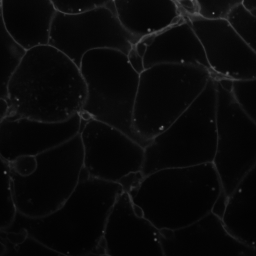
#> input picture data/membranes_2d.tif, 256 x 256 px
$ jupyter execute --allow-errors divide_by_gaussian.ipynb
#> lines starting #> are read from the running program, lines starting #| are printed output that depends on the picture
# Division par Gaussienne

Lors du traitement d'images avec coloration des membranes, il arrive parfois que l'intensité des membranes ne soit pas homogène et change localement. Cette variation d'intensité peut nuire aux algorithmes de segmentation cellulaire. Dans ces cas, il peut être judicieux d'homogénéiser l'intensité en divisant l'image par une version floutée gaussienne d'elle-même.

[cell 1]
import pyclesperanto_prototype as cle
from skimage.io import imread, imshow
from skimage.filters import gaussian

Dans cette image, vous pouvez voir que l'intensité des membranes diminue de haut en bas.

[cell 2]
image = imread('../../data/membranes_2d.tif')
#> image is the input picture: shape (256, 256) uint16; min 547, max 32145, mean 2726
cle.asarray(image)
#> (this line was passed over: pyclesperanto_prototype is not available in this run)

Ce gradient d'intensité peut être supprimé en divisant l'image par son arrière-plan, une version floutée gaussienne d'elle-même.

#> (a cell that did not finish here is left out)

## Comment ça fonctionne
Pour démontrer comment cela fonctionne, nous allons effectuer la même opération en deux étapes en utilisant scikit-image et numpy.

[cell 4]
background = gaussian(image, sigma=10)
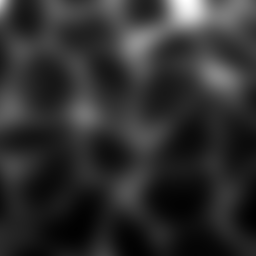
#> background: shape (256, 256) float64; min 0.0142, max 0.162, mean 0.0415; drawn with min black and max white
imshow(background, cmap="Greys_r")

[cell 5]
result = image / background
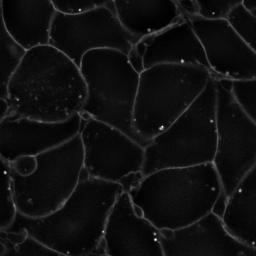
#> result: shape (256, 256) float64; min 21040.8, max 643081.4, mean 62752.6; drawn with min black and max white
imshow(result, cmap="Greys_r")

$ run again, with data/BPAE_actin.tif copied over data/membranes_2d.tif
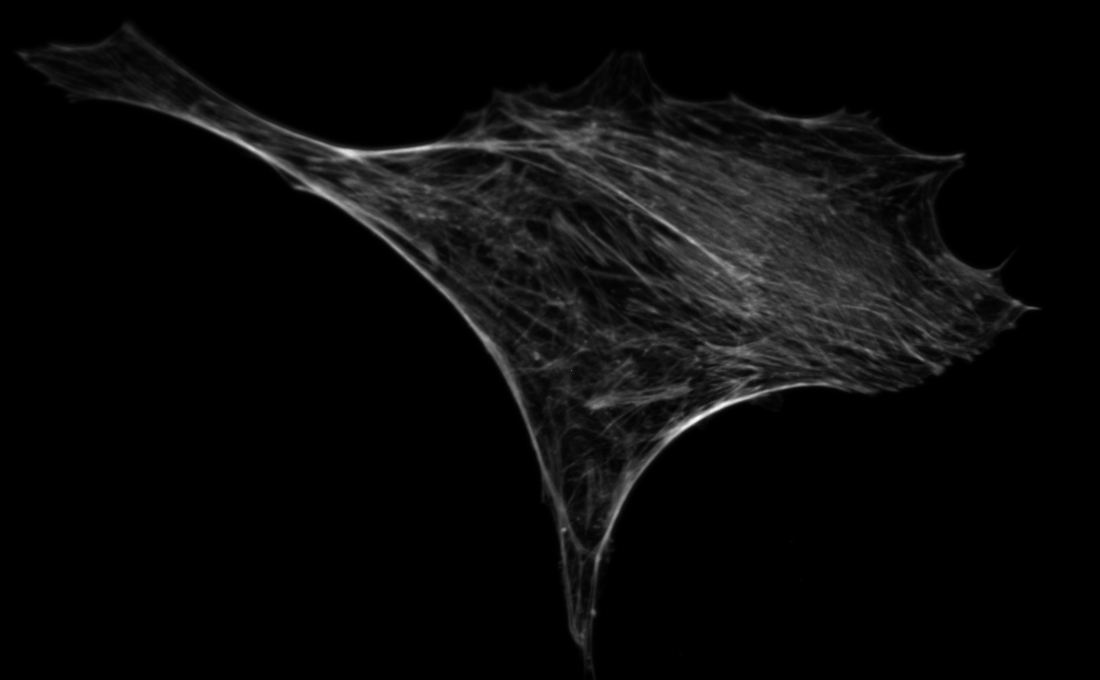
#> input picture data/BPAE_actin.tif, 1100 x 680 px
#> image is the input picture: shape (680, 1100) float32; min 137, max 43479, mean 1928
#> `background = gaussian(image, sigma=10)`:
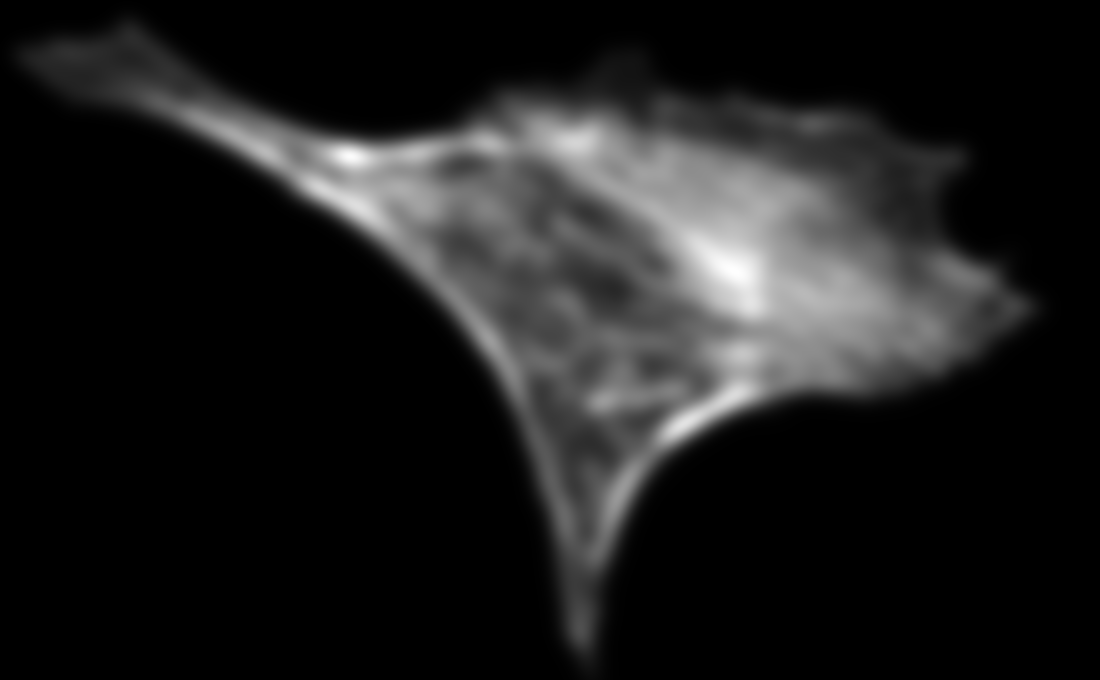
#> background: shape (680, 1100) float32; min 187.7, max 14852.6, mean 1928; drawn with min black and max white
#> `result = image / background`:
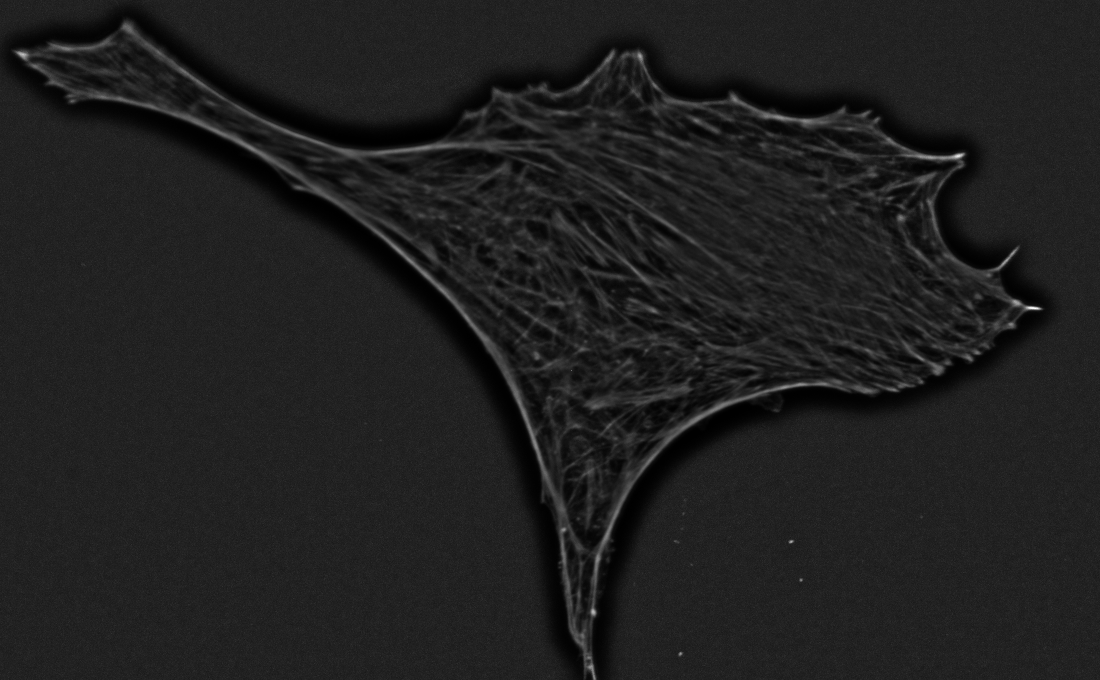
#> result: shape (680, 1100) float32; min 0.0409, max 7.26, mean 0.953; drawn with min black and max white

$ run again, with data/BPAE_mito.tif copied over data/membranes_2d.tif
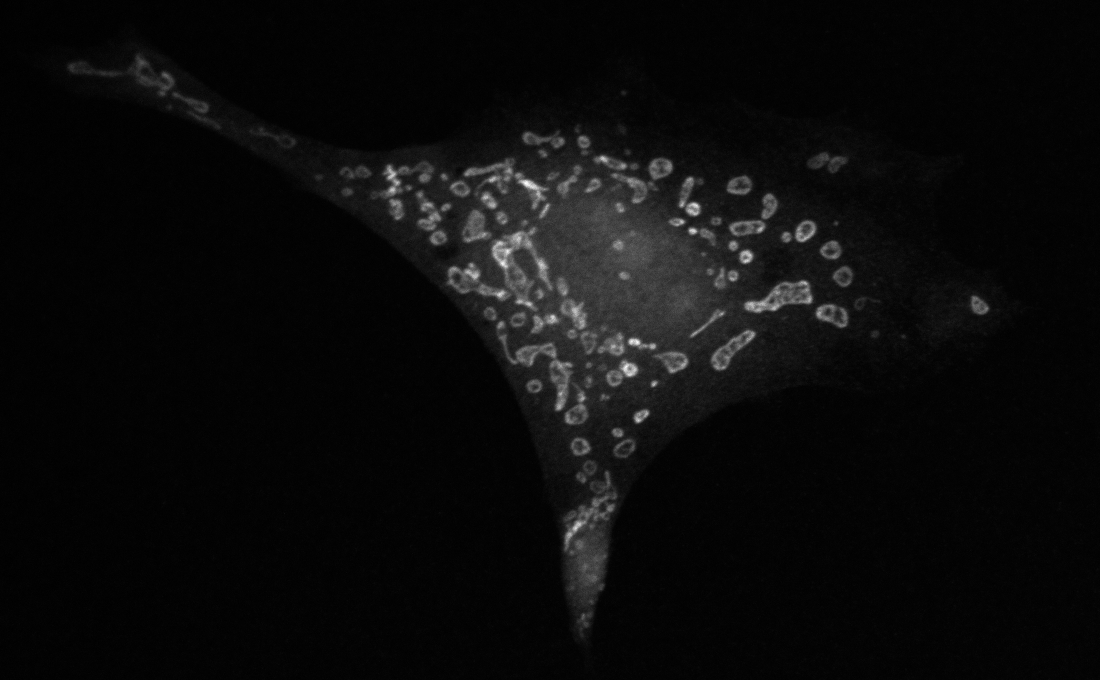
#> input picture data/BPAE_mito.tif, 1100 x 680 px
#> image is the input picture: shape (680, 1100) float32; min 130, max 5039, mean 354.6
#> `background = gaussian(image, sigma=10)`:
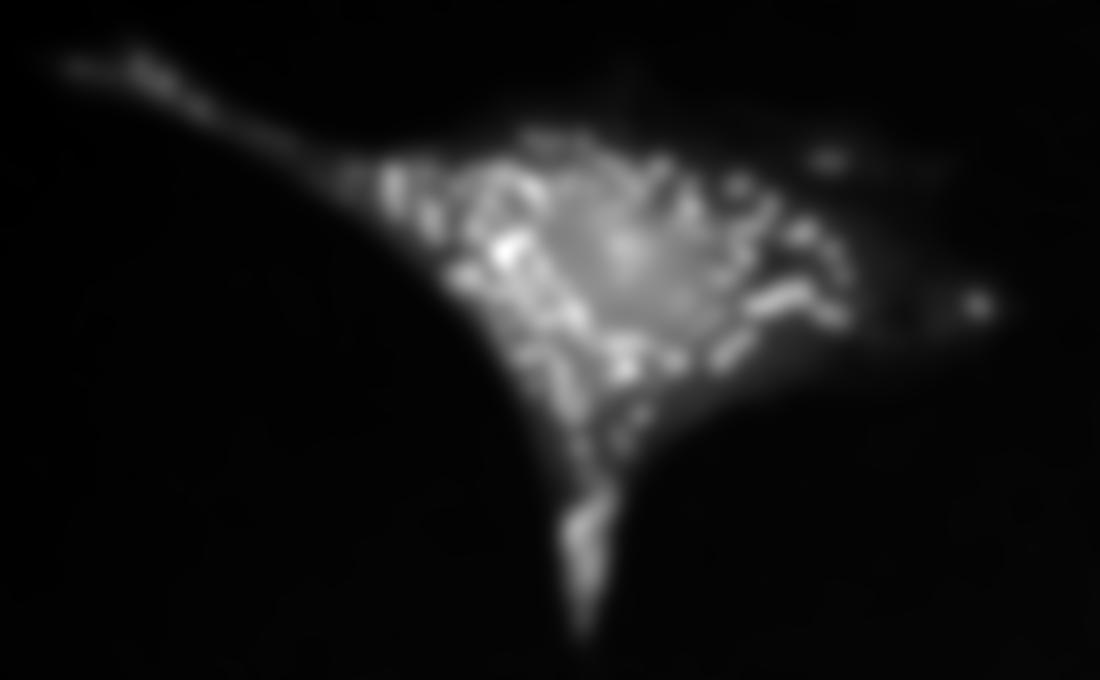
#> background: shape (680, 1100) float32; min 171.7, max 2247.2, mean 354.6; drawn with min black and max white
#> `result = image / background`:
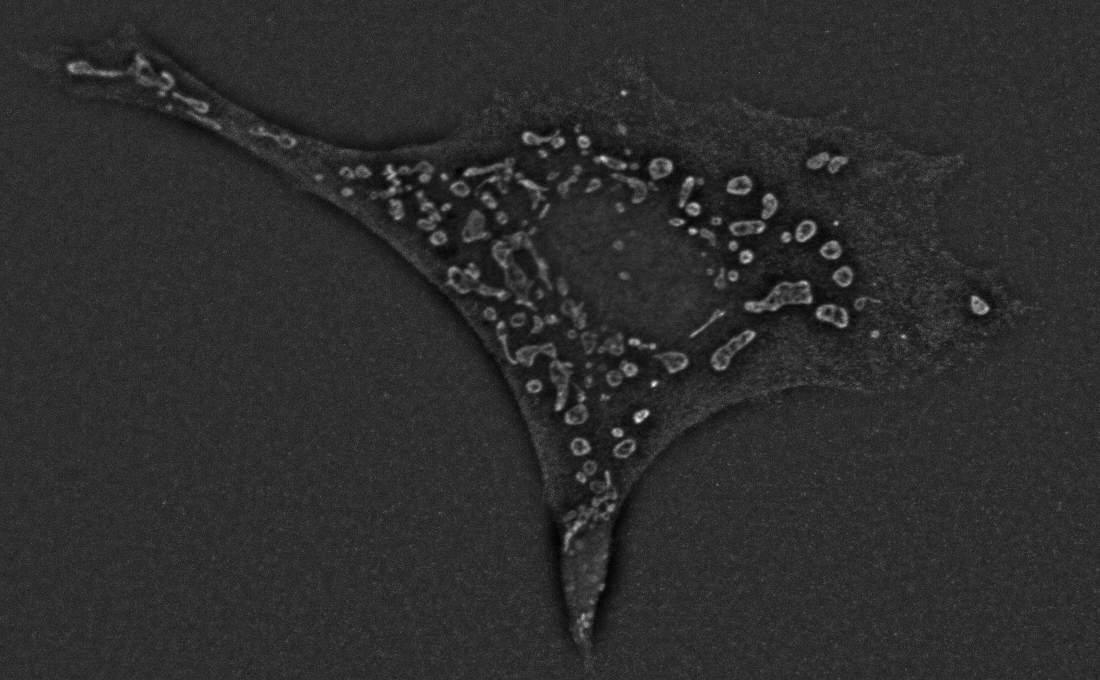
#> result: shape (680, 1100) float32; min 0.281, max 4.22, mean 0.989; drawn with min black and max white

$ run again, with data/BPAE_nuclei.tif copied over data/membranes_2d.tif
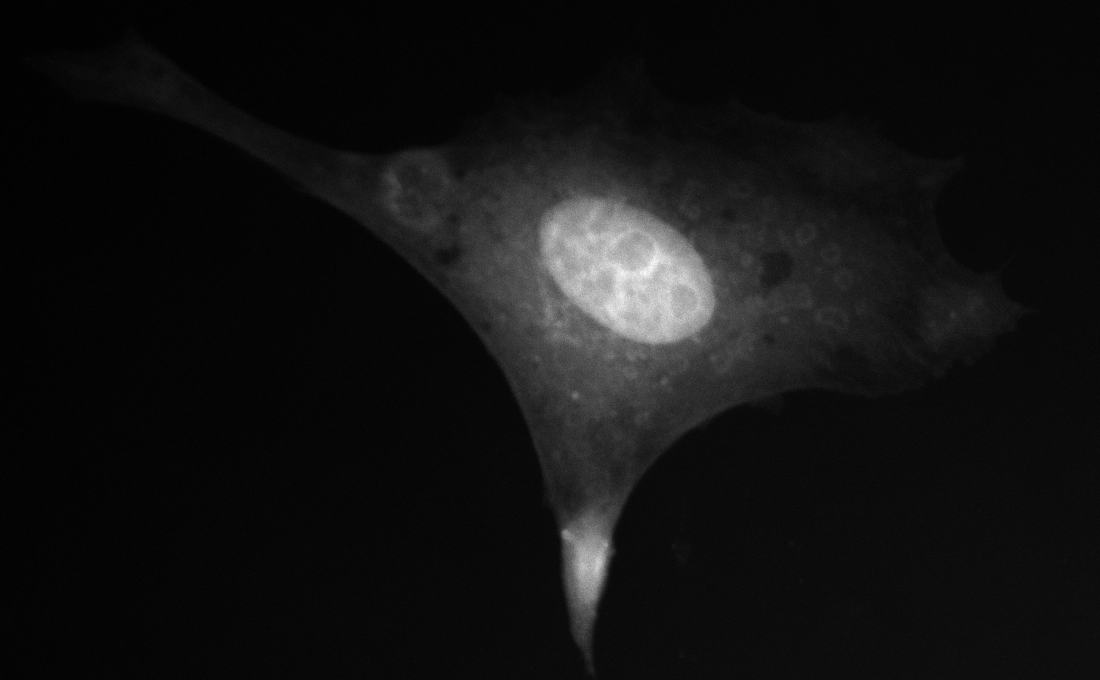
#> input picture data/BPAE_nuclei.tif, 1100 x 680 px
#> image is the input picture: shape (680, 1100) float32; min 210, max 6193, mean 650.2
#> `background = gaussian(image, sigma=10)`:
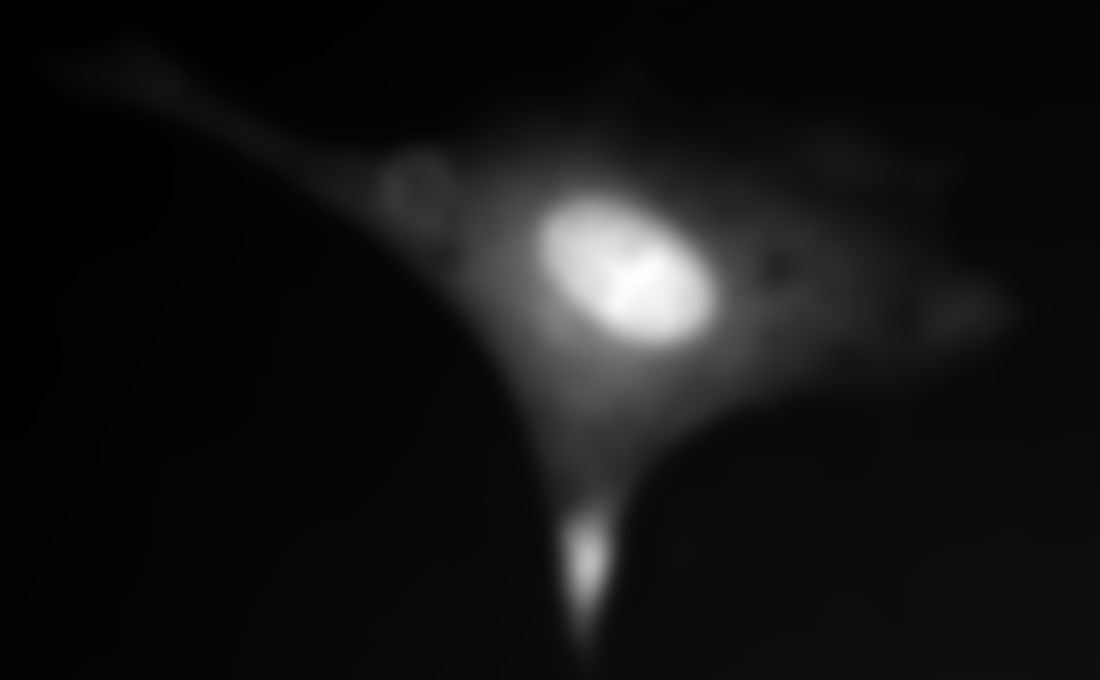
#> background: shape (680, 1100) float32; min 269.1, max 5104.4, mean 650.2; drawn with min black and max white
#> `result = image / background`:
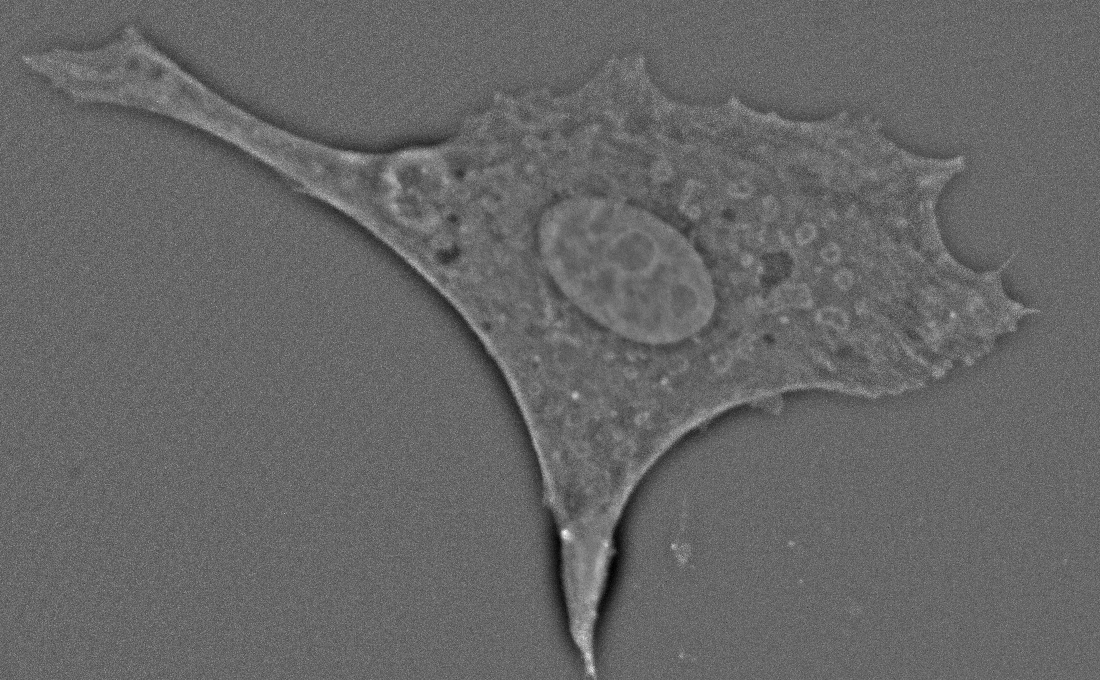
#> result: shape (680, 1100) float32; min 0.323, max 1.98, mean 0.994; drawn with min black and max white
